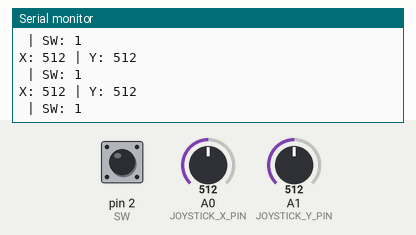
The sketch below on a simulated Arduino Uno, built with avr-gcc and run on an emulated ATmega328P. Shown: the last lines printed to the serial monitor. The test bench sets the inputs (shaded band); at power-on: A0 (JOYSTICK_X_PIN) = 512, A1 (JOYSTICK_Y_PIN) = 512, pin 2 (SW) HIGH.

Above: at 1.2 s.
1.3 s: A0 (JOYSTICK_X_PIN) set to 710
At 1.57 s:
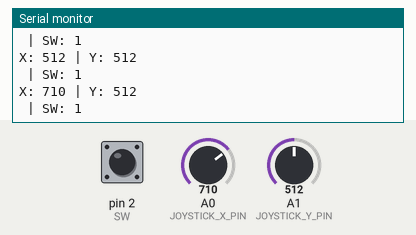
2.8 s: A1 (JOYSTICK_Y_PIN) set to 710
At 2.98 s:
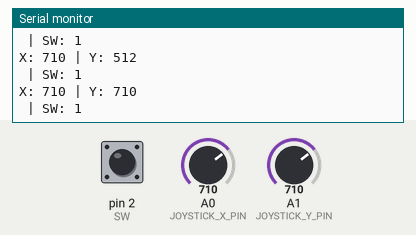
4.3 s: pin 2 (SW) pulled LOW for 0.25 s
At 4.58 s:
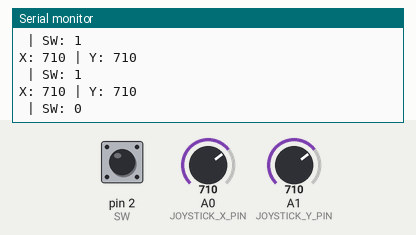
6.0 s: A0 (JOYSTICK_X_PIN) set to 716
At 6.19 s:
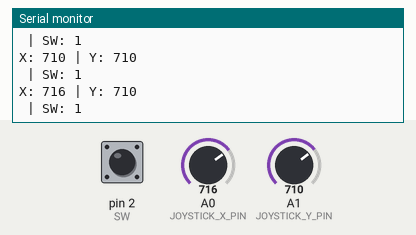
7.5 s: A1 (JOYSTICK_Y_PIN) set to 716
At 7.79 s:
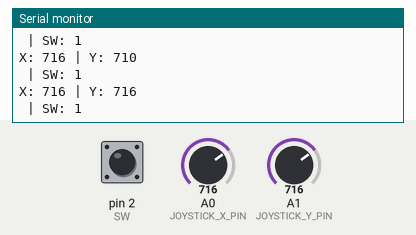
Timing chart, 0 to 10.0 s (numbered marks = the images above; inputs shaded):
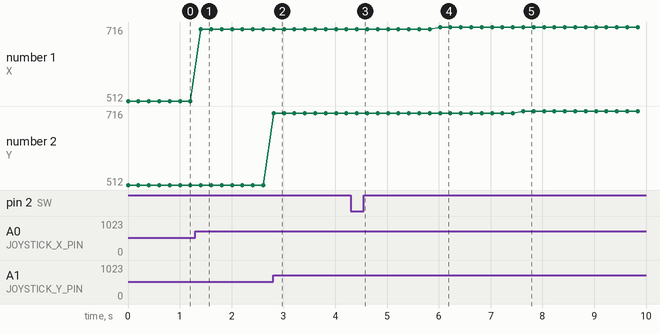

The sketch:

Master_Joystick.ino
```cpp
#include <SoftwareSerial.h>

const int JOYSTICK_X_PIN = A0;
const int JOYSTICK_Y_PIN = A1;
const int SW = 2;
SoftwareSerial BTSerial(10, 11);

char lastSentCommand = ' ';

void setup()
{
  Serial.begin(9600);
  BTSerial.begin(38400);
}

void loop()
{
  int xValue = analogRead(JOYSTICK_X_PIN);
  int yValue = analogRead(JOYSTICK_Y_PIN);
  int swValue = digitalRead(SW);

  Serial.print("X: ");
  Serial.print(xValue);
  Serial.print(" | Y: ");
  Serial.println(yValue);
  Serial.print(" | SW: ");
  Serial.println(swValue);


  char commandToSend;
  if (xValue > 700 || yValue > 700)
  {
    commandToSend = '1';
  }
  else if (xValue < 300 || yValue < 300)
  {
    commandToSend = '0';
  }
  else
  {
    commandToSend = 'S';
  }

  if (commandToSend != lastSentCommand)
  {
    BTSerial.write(commandToSend);
    lastSentCommand = commandToSend;
  }

  delay(200);
}
```

Measured:
- after the input at 1.3 s, the serial monitor: prints a new line after 0.11 s (image 1)
- after the input at 2.8 s, the serial monitor: prints a new line at once (image 2)
- after the input at 4.3 s, the serial monitor: prints a new line after 0.14 s (image 3)
- after the input at 6.0 s, the serial monitor: prints a new line at once (image 4)
- after the input at 7.5 s, the serial monitor: prints a new line after 0.13 s (image 5)
- plotted number 1: 512 → 710 after the input at 1.3 s, 710 → 716 after the input at 6.0 s
